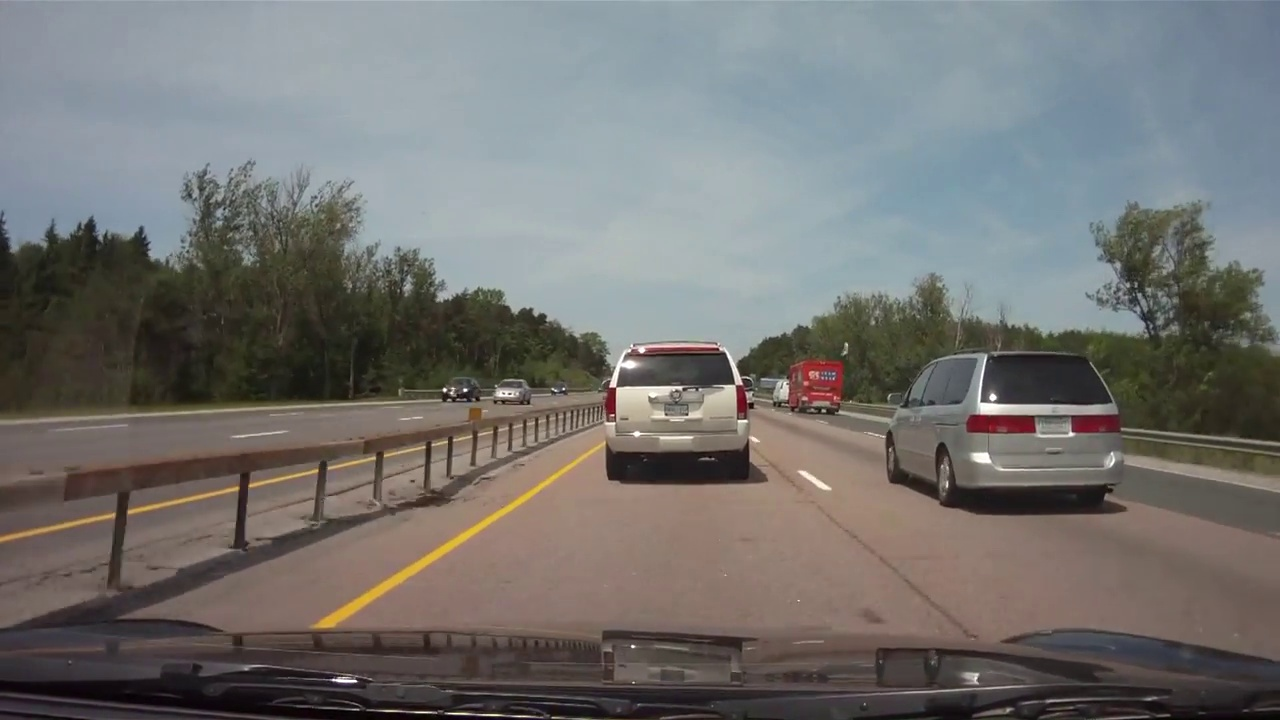
#> input picture Test_images/dashcam_driving/frame1005.jpg, 1280 x 720 px, given in place of frame500.jpg, which was not available
$ python Complete_algorithm.py   (older library calls are emulated)
#> lines starting #> are read from the running program, lines starting #| are printed output that depends on the picture
### Image_processing_functions.py
import numpy as np
import cv2
import pickle
import glob
import matplotlib.pyplot as plt
import os
import function_parameters as FP
import text_print_functions as TPF

mtx = np.array([[1.15694035e+03, 0.00000000e+00, 6.65948597e+02],[0.00000000e+00, 1.15213869e+03, 3.88785178e+02],[0.00000000e+00, 0.00000000e+00, 1.00000000e+00]],np.float64)
dist = np.array([-2.37636612e-01, -8.54129776e-02, -7.90955950e-04, -1.15908700e-04, 1.05741395e-01],np.float64)


#Function that undistorts image with calculated mtx and dist
def undistort(img):
    undist = cv2.undistort(img, mtx, dist, None, mtx)
    return undist


#Function that converts Region of Interest (ROI) defined with "src" points
#and makes perspective transfrom to apply "birds eye view" on process_image
#also returns inverse matrix (Minv) for later usage with ploting lines to original image
# [660 lines left out: functions unwarp, plot_fit_onto_img, sobel_abs_thresh, sobel_mag_thresh, sobel_dir_thresh, rgb_thresh and 14 more, not called in this run]


# def unwarp_points(h,w):
#     # src = np.float32([(592,450),
#     #                       (692,450),
#     #                       (209,622),
#     #                       (1121,622)])
#     # src = np.float32([(585,455),
#     #                       (705,455),
#     #                       (190,720),
#     #                       (1130,720)])
#
#     #ispravan!
#     # src = np.float32([(550,430),
#     #                       (730,430),
#     #                       (200,622),
#     #                       (1080,622)])
#     # src = np.float32([(550,430),
#     #                       (730,430),
#     #                       (200,622),
#     #                       (1080,622)])
#
#     # src = np.float32([(575,464),
#     #                   (707,464),
#     #                   (258,682),
#     #                   (1049,682)])
#     # dst = np.float32([(450,0),
#     #                       (w-450,0),
#     #                       (450,h),
#     #                       (w-450,h)])
#
#     src,dst= FP.unwarp_points(h,w)
#
#     return src,dst


def pipeline(img):

    # Undistort
    img_undistort = undistort(img)

    #get points on image for perspective transform
    h,w = img.shape[:2]
    src,dst = FP.unwarp_points(h,w)

    #sharpen image
    sharpen_img=np.copy(img_undistort)
    gausian_img=cv2.GaussianBlur(sharpen_img,(5,5),3)
    img_undistort=cv2.addWeighted(img_undistort,1.5,gausian_img,-0.5,0)

    # Perspective Transform
    img_unwarp, M, Minv = unwarp(img_undistort, src, dst)

    # img_unwarp[:, :, 0] = cv2.equalizeHist(img_unwarp[:, :, 0])
    # img_unwarp[:, :, 1] = cv2.equalizeHist(img_unwarp[:, :, 1])
    # img_unwarp[:, :, 2] = cv2.equalizeHist(img_unwarp[:, :, 2])


    img_unwarp_inverted=cv2.cvtColor(img_unwarp, cv2.COLOR_RGB2BGR)
    kanali = split_channels(img_unwarp_inverted)
    # list=[]
    added_binary_images,list=make_binary_stack_custom(img_unwarp,FP.binary_combinations)
    # [173 lines of commented-out code are left out]
    combined = np.zeros_like(img_unwarp[:,:,0])
    #combined[(img_LAB_l_thresh == 1) | (img_HLS_s_thresh == 1)] = 1


    if len(list) is 1:
        combined[(list[0] == 1)] = 1
    elif len(list) is 2:
        combined[(list[1] == 1)|(list[0] == 1)] = 1
    elif len(list) is 3:
        combined[(list[0] == 1)|(list[1] == 1)|(list[2] == 1)] = 1
    elif len(list) is 4:
        combined[(list[0] == 1)|(list[1] == 1)|(list[2] == 1)|(list[3] == 1) ] = 1
    elif len(list) is 5:
        combined[(list[0] == 1)|(list[1] == 1) |(list[2] == 1)|(list[3] == 1)|(list[4] == 1)] = 1
    elif len(list) is 6:
        combined[(list[0] == 1)|(list[1] == 1) |(list[2] == 1)|(list[3] == 1)|(list[4] == 1)|(list[5] == 1)] = 1
    elif len(list) is 7:
        combined[(list[0] == 1)|(list[1] == 1) |(list[2] == 1)|(list[3] == 1)|(list[4] == 1)|(list[5] == 1)|(list[6] == 1)] = 1
    elif len(list) is 8:
        combined[(list[0] == 1)|(list[1] == 1) |(list[2] == 1)|(list[3] == 1)|(list[4] == 1)|(list[5] == 1)|(list[6] == 1)|(list[7] == 1)] = 1
    elif len(list) is 9:
        combined[(list[0] == 1)|(list[1] == 1) |(list[2] == 1)|(list[3] == 1)|(list[4] == 1)|(list[5] == 1)|(list[6] == 1)|(list[7] == 1)|(list[8] == 1)] = 1
    elif len(list) is 10:
        combined[(list[0] == 1)|(list[1] == 1) |(list[2] == 1)|(list[3] == 1)|(list[4] == 1)|(list[5] == 1)|(list[6] == 1)|(list[7] == 1)|(list[8] == 1)|(list[9] == 1)] = 1

    #combined[(img_HLS_s_thresh == 1)|(img_LAB_b_thresh == 1) ] = 1


    #combined[(img_LAB_b_thresh == 1)] = 1
    #combined[(img_SThresh == 1) | (img_LLThresh == 1)] = 1


    return combined, Minv, img_unwarp


# [126 lines left out: functions pipeline_all_binImg_combined, split_channels, pipeline2, not called in this run]

### Lane_find_functions.py
import numpy as np
import cv2
import pickle
import glob
import matplotlib.pyplot as plt
import os
import Image_processing_functions as IPF
import copy
import function_parameters as FP
from math import *

# Define a class to receive the characteristics of each line detection
class Line():
    def __init__(self):
        # was the line detected in the last iteration?
        self.detected = False
        # x values of the last n fits of the line
        self.recent_xfitted = []
        #average x values of the fitted line over the last n iterations
        self.bestx = None
        #polynomial coefficients averaged over the last n iterations
        self.best_fit = None
        #polynomial coefficients for the most recent fit
        self.current_fit = []
        #radius of curvature of the line in some units
        self.radius_of_curvature = None
        #distance in meters of vehicle center from the line
        self.line_base_pos = None
        #difference in fit coefficients between last and new fits
        self.diffs = np.array([0,0,0], dtype='float')
        #number of detected pixels
        self.px_count = None

        self.peak=0
        self.peakdiffs=0
        #self.keep_lines=5
        self.keep_lines=10
        self.confidence=0
        self.previous_fit=[]

    # [70 lines left out: functions add_fit, reset_lane, not called in this run]

l_line = Line()
ll_line = Line()
r_line = Line()
rr_line = Line()

temp_line=Line()

# temp_temp_line=Line()

lane_list=[l_line, ll_line, r_line, rr_line]

# [2205 lines left out: functions plot_fit_onto_img, find_histogram_peaks, correct_false_lines_abcoef, find_4_histogram_peaks, find_44_histogram_peaks, draw_histogram and 32 more, not called in this run]

### old_files/Complete_algorithm.py
import numpy as np
import cv2
import pickle
import glob
import matplotlib.pyplot as plt
import os
import Lane_find_functions as Lff
import Image_processing_functions as IPF

class Line():
    def __init__(self):
        # was the line detected in the last iteration?
        self.detected = False
        # x values of the last n fits of the line
        self.recent_xfitted = []
        #average x values of the fitted line over the last n iterations
        self.bestx = None
        #polynomial coefficients averaged over the last n iterations
        self.best_fit = None
        #polynomial coefficients for the most recent fit
        self.current_fit = []
        #radius of curvature of the line in some units
        self.radius_of_curvature = None
        #distance in meters of vehicle center from the line
        self.line_base_pos = None
        #difference in fit coefficients between last and new fits
        self.diffs = np.array([0,0,0], dtype='float')
        #number of detected pixels
        self.px_count = None
    # [29 lines left out: function add_fit, not called in this run]


l_line = Line()
r_line = Line()

def main():
    dashcam_image_path = '/home/profesor/Documents/[ADAS]_Finding_Lanes/dashcam_driving/'
    img_arg="frame"
    count = 500
    k=0
    #cv2.namedWindow('prikaz', cv2.WINDOW_NORMAL)
    while k is not 27:

        imgOriginal = cv2.imread(dashcam_image_path+img_arg+str(count)+".jpg")               # open image
#> imgOriginal is the input picture: shape (720, 1280, 3); mean B, G, R 112.4, 114.5, 115.3
        #cv2.imshow(img_arg+str(count)+".jpg", imgOriginal)
        cv2.namedWindow(img_arg+str(count)+".jpg", cv2.WINDOW_NORMAL)
        cv2.resizeWindow(img_arg+str(count)+".jpg",1280,720)
        if imgOriginal is None:                             # if image was not read successfully
            print ("error: image not read from file \n\n")        # print error message to std out
            os.system("pause")                                  # pause so user can see error message
            return
#--------------------------------------------------------------------------------------------------------------------
        #processing image and returning binary image

        new_img = np.copy(imgOriginal)

        #img_bin, Minv, img_unwarped = Lff.pipeline(new_img, diagnostic_images=True)
        img_bin, Minv, img_unwarped = IPF.pipeline(new_img)
#> in undistort, `undist = cv2.undistort(img, mtx, dist, None, mtx)`:
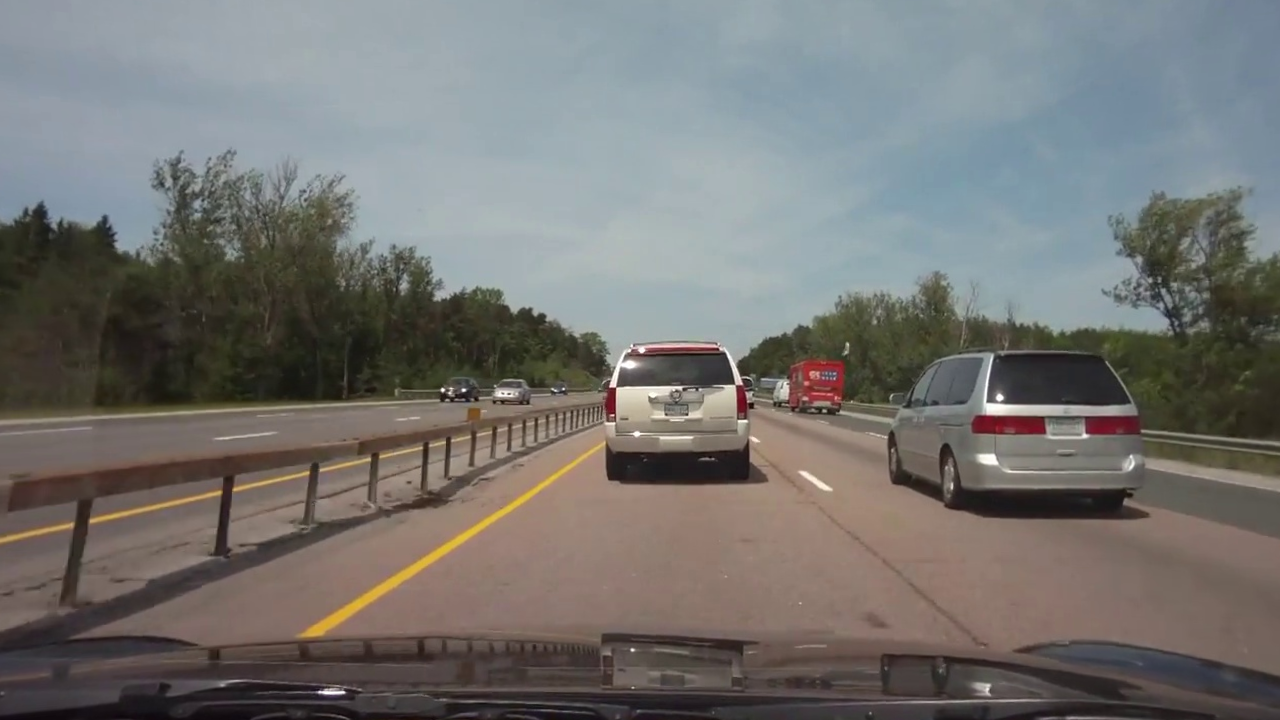
#> undist: shape (720, 1280, 3); mean B, G, R 113.2, 115.7, 116.7
#----------------------------------------------------------------------------------
        #make picture with histogram
        #histogram_image=Lff.draw_histogram(img_bin)

        #or make picture with histogram and peaks
        #peaks,histogram_image=Lff.find_histogram_peaks(histogram,histogram_image2,image=True)
        peaks,histogram_image=Lff.find_histogram_peaks((np.sum(img_bin[img_bin.shape[0]//2:,:], axis=0)),(np.zeros((img_bin.shape[0]//2,img_bin.shape[1]),dtype=int)),image=True)
#--------------------------------------------------------------------------------
        #processing binary image to find lanes as curves
        height,width,_ = new_img.shape

        # if both left and right lines were detected last frame, use polyfit_using_prev_fit, otherwise use sliding window
        if not l_line.detected or not r_line.detected:
            l_fit, r_fit, l_lane_inds, r_lane_inds, rectangles = Lff.sliding_window_polyfit(img_bin)
            curves_image = Lff.create_image_of_sliding_windows_polyfit(img_bin, l_fit, r_fit, l_lane_inds, r_lane_inds, rectangles)
        else:
            l_fit, r_fit, l_lane_inds, r_lane_inds = Lff.polyfit_using_prev_fit(img_bin, l_line.best_fit, r_line.best_fit)
            curves_image = Lff.create_image_of_polyfit_using_prev_fit(img_bin, l_fit, r_fit, l_lane_inds, r_lane_inds)


#----------------------------------------------------------------------------------------
        # invalidate both fits if the difference in their x-intercepts isn't around 350 px (+/- 100 px)
        if l_fit is not None and r_fit is not None:
            # calculate x-intercept (bottom of image, x=image_height) for fits
            #h = img.shape[0]
            h=height
            l_fit_x_int = l_fit[0]*h**2 + l_fit[1]*h + l_fit[2]
            r_fit_x_int = r_fit[0]*h**2 + r_fit[1]*h + r_fit[2]
            x_int_diff = abs(r_fit_x_int-l_fit_x_int)
            if abs(350 - x_int_diff) > 100:
                l_fit = None
                r_fit = None

        l_line.add_fit(l_fit, l_lane_inds)
        r_line.add_fit(r_fit, r_lane_inds)
#--------------------------------------------------------------------------------------------------------
        #draw new image with all find lanes as curves and best line that represents curves
        img_all_fits = Lff.draw_all_curves(img_bin, l_line, r_line)
#---------------------------------------------------------------------------------------------------------
        # draw the current best fit if it exists
        if l_line.best_fit is not None and r_line.best_fit is not None:
            img_out1 = Lff.draw_lane(imgOriginal, img_bin, l_line.best_fit, r_line.best_fit, Minv)
            rad_l, rad_r, d_center = Lff.calc_curv_rad_and_center_dist(img_bin, l_line.best_fit, r_line.best_fit,
                                                                   l_lane_inds, r_lane_inds)
            processed_image = Lff.draw_data(img_out1, (rad_l+rad_r)/2, d_center)
        else:
            processed_image = new_img

#-------------------------------------------------------------------------------------
        #processed_image=np.copy(imgOriginal)
        final_image = Lff.combine_images(imgOriginal,img_unwarped,img_bin,histogram_image,curves_image,img_all_fits,processed_image)
#----------------------------------------------------------------------------------------------------------------------
        #final_image = Lff.process_image(imgOriginal)

#--------------------------------------------------------------------------------------------------------------------
        cv2.imshow(img_arg+str(count)+".jpg", final_image)
        #print(final_image.shape)
        #cv2.imwrite('Output_'+img_arg+str(count)+".jpg",processed_image)
        k = cv2.waitKey()
        if k == 83:
            count=count+1
        elif k == 81:
            if count !=0:
                count=count-1# hold windows open until user presses a key
        cv2.destroyAllWindows()                     # remove windows from memory
    cv2.destroyAllWindows()
    return

###################################################################################################
if __name__ == "__main__":
    main()
#> (the call stopped at in pipeline, `src,dst = FP.unwarp_points(h,w)`: function_parameters is not available in this run)

$ run again, on Test_images/dashcam_driving/frame1043.jpg
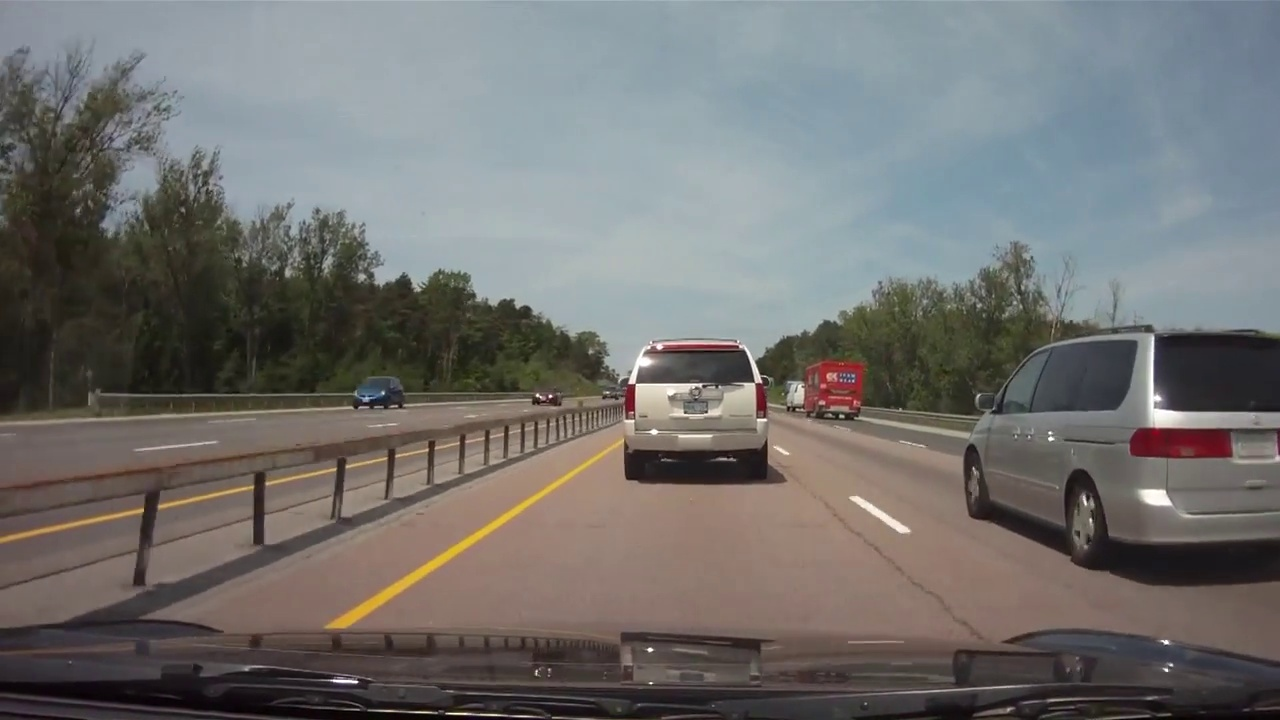
#> input picture Test_images/dashcam_driving/frame1043.jpg, 1280 x 720 px, given in place of frame500.jpg, which was not available
#> in main, imgOriginal is the input picture: shape (720, 1280, 3); mean B, G, R 111.1, 112.8, 113.7
#> in undistort, `undist = cv2.undistort(img, mtx, dist, None, mtx)`:
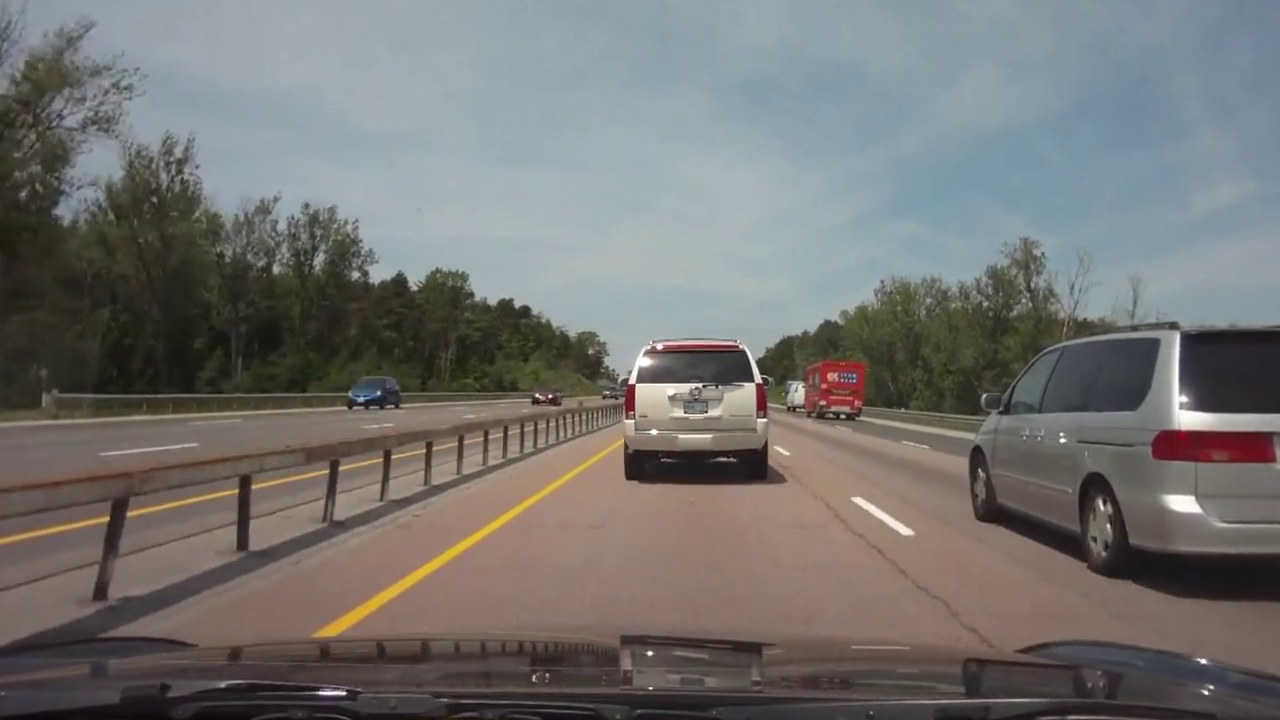
#> undist: shape (720, 1280, 3); mean B, G, R 112.7, 114.8, 115.7
